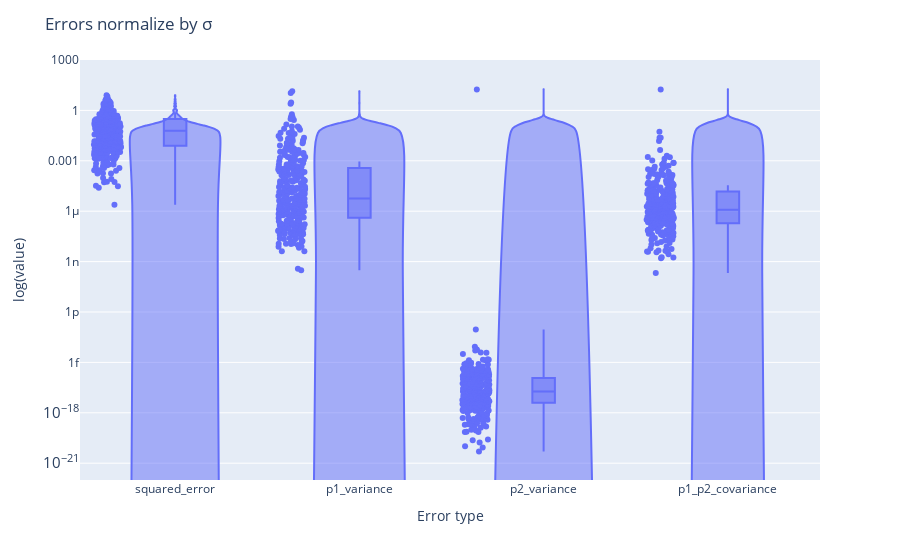

Write notebook code for a chart like this one.
### Code cell
# violin plots of the errors
kinetics_df_positive_errors = kinetics_df
for errors in ["p1_variance", "p2_variance", "p1_p2_covariance"]:
    kinetics_df_positive_errors[errors] = kinetics_df_positive_errors[errors].apply(lambda x: np.absolute(x))
fig = px.violin(kinetics_df_positive_errors, y=["squared_error", "p1_variance", "p2_variance", "p1_p2_covariance"], box=True, points="all", log_y=True)
fig.update_layout(title="Errors normalize by \u03C3", xaxis_title="Error type", yaxis_title="value", yaxis=dict(title="log(value)", range=(-22, 3)))
fig.show()

### Figure 1 — Plotly figure (JSON) as saved in the notebook; plotly's stock layout.template omitted (floating-point values rounded to 4 significant figures; data arrays with more than 128 entries replaced by an {"elided": "..."} marker saying what was removed)
{"data": [{"alignmentgroup": "True", "box": {"visible": true}, "hovertemplate": "variable=%{x}<br>value=%{y}<extra></extra>", "legendgroup": "", "marker": {"color": "#636efa"}, "name": "", "offsetgroup": "", "orientation": "v", "points": "all", "scalegroup": "True", "showlegend": false, "x": {"elided": "1256 str values"}, "x0": " ", "xaxis": "x", "y": {"elided": "1256 float values"}, "y0": " ", "yaxis": "y", "type": "violin"}], "layout": {"xaxis": {"anchor": "y", "domain": [0.0, 1.0], "title": {"text": "Error type"}}, "yaxis": {"anchor": "x", "domain": [0.0, 1.0], "title": {"text": "log(value)"}, "type": "log", "range": [-22, 3]}, "legend": {"tracegroupgap": 0}, "margin": {"t": 60}, "violinmode": "group", "title": {"text": "Errors normalize by σ"}}}
